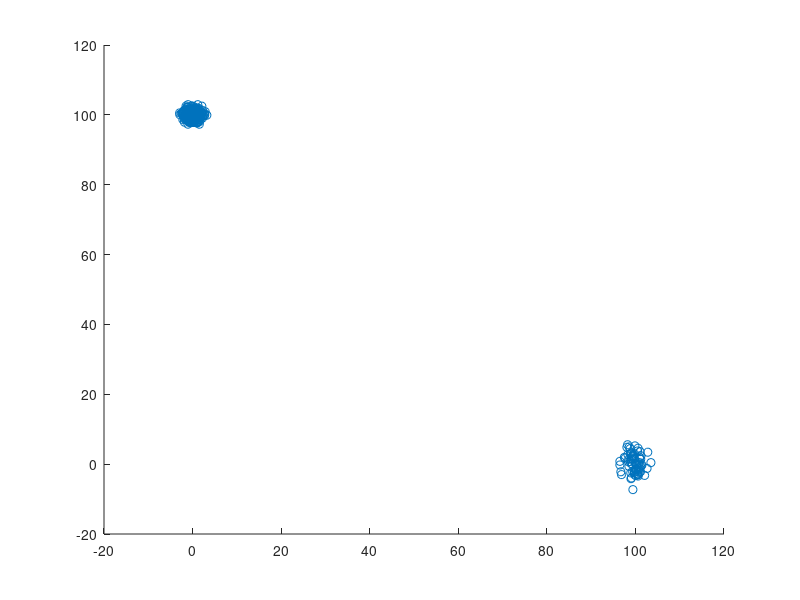

Reproduce this figure in MATLAB.
close all;

w1 = rand;
mu1 = [0, 100];
mu2 = [100, 0];
Sigma1 = [1, 0; 0, 1];
Sigma2 = [2, 0; 0, 6];
X = [];
L = [];
hold on;
for i = 1:500
    w = rand;
    if w >= w1
        X = [X mvnrnd(mu1, Sigma1)'];
        L = [L 1];
    else
        X = [X mvnrnd(mu2, Sigma2)'];
        L = [L 2];
    end
end
scatter(X(1,:), X(2,:));
D = size(X, 1);
N = size(X, 2);
K = 2;
Y = randi([1, K], 1, N);
    
